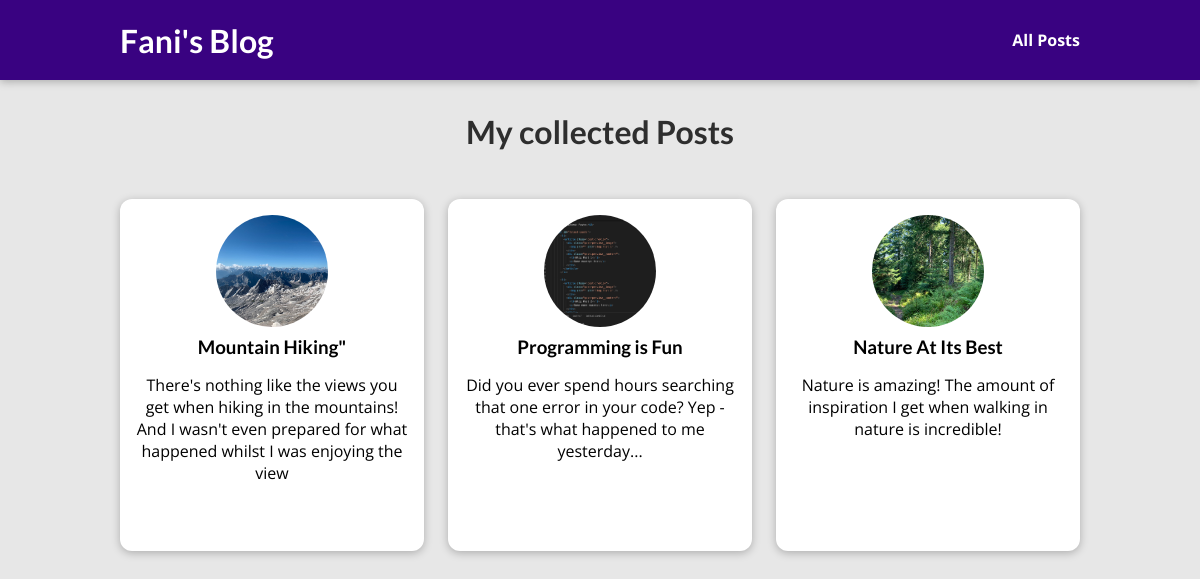
The page /posts on the database its author committed.
### blog/models.py (models this page shows, shortened)
class Post(models.Model):
    title = models.CharField(max_length=150)
    excerpt = models.CharField( max_length=200)
    image = models.ImageField(upload_to='posts', null=True)
    date = models.DateField(auto_now=True)
    slug = models.SlugField(unique=True)
    content = models.TextField(validators=[MinLengthValidator(10)])
    author = models.ForeignKey(Author, on_delete=models.SET_NULL, related_name="posts", null=True) # Ensure that when you delete the author then the field is set to null
    tags = models.ManyToManyField(Tag)

### blog/views.py (the view)
# urls.py: path("posts", views.PostsView.as_view(), name="posts-page"),
class PostsView(ListView):
  template_name = "blog/all-posts.html"
  model = Post
  ordering = ["-date"]
  context_object_name = "posts"

### blog/templates/blog/all-posts.html (shortened to what this page needs)
{% extends 'base.html' %}
{% load static %}
{% block css_files %}
<link rel="stylesheet" href="{%static "blog/post.css"%}" />
<link rel="stylesheet" href="{%static "blog/all-posts.css"%}" />
{% endblock  %}
{% block content %}
<section id="all-posts">
    <h2>My collected Posts</h2>
    <ul>
    {%for post in posts%}
        {% include 'blog/includes/post.html' %}
    {%endfor%}
    </ul>
</section>
{% endblock  %}

### blog/templates/blog/includes/post.html
<li>
  <article class="post">
    <a href="{%url 'post-details' slug=post.slug %}">
      <img
      src="{{ post.image.url }}"
        alt="{{post.title}}"
      />
      <div class="post__content">
        <h3>{{post.title}}</h3>
        <p>{{post.excerpt}}</p>
      </div>
    </a>
  </article>
</li>

### blog/static/blog/post.css (style rules this page uses)
.post { display: flex; flex-direction: column; align-items: center; text-align: center; }
.post a { text-decoration: none; color: black; transition: all 0.2s ease; padding: 1rem; }
.post img { width: 5rem; height: 5rem; object-fit: cover; border-radius: 50%; }
.post h3 { margin: 0.25rem 0; }

### blog/static/blog/all-posts.css (style rules this page uses)
body { background-color: #e7e7e7; }
#all-posts { margin: 7rem auto; width: 90%; max-width: 60rem; }
#all-posts h2 { text-align: center; font-size: 2rem; color: #2e2e2e; margin: 3rem 0; }
ul { list-style: none; margin: 0; padding: 0; display: grid; grid-template-columns: repeat(auto-fill, minmax(17rem, 1fr)); gap: 1.5rem; }
.post img { width: 7rem; height: 7rem; }
.post a { height: 22rem; transform-origin: center; box-shadow: 0 2px 8px rgba(0, 0, 0, 0.25); border-radius: 12px; background-color: white; }

### static/app.css (style rules this page uses)
* { box-sizing: border-box; }
html { font-family: "Open Sans", "Lato", sans-serif; }
body { margin: 0; }
h1, h2, h3 { font-family: "Lato", sans-serif; font-weight: bold; }

### rows shown on the page
Post: image (picture), title "Mountain Hiking\"", excerpt "There's nothing like the views you get when hiking in the mountains! And I wasn't even prepared for what happened whilst I was enjoying the view"
Post: image (picture), title "Programming is Fun", excerpt "Did you ever spend hours searching that one error in your code? Yep - that's what happened to me yesterday..."
Post: image (picture), title "Nature At Its Best", excerpt "Nature is amazing! The amount of inspiration I get when walking in nature is incredible!"
